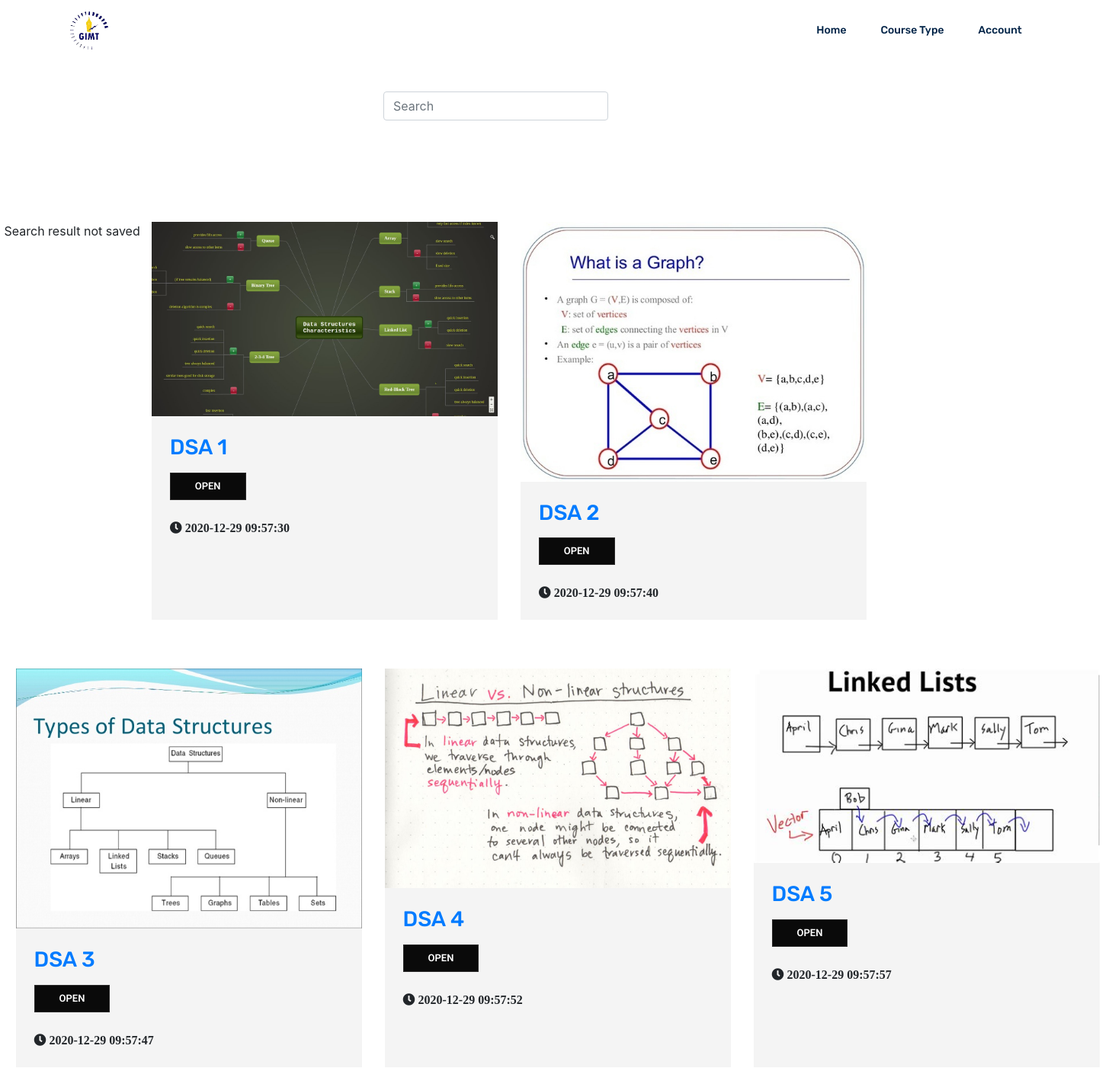
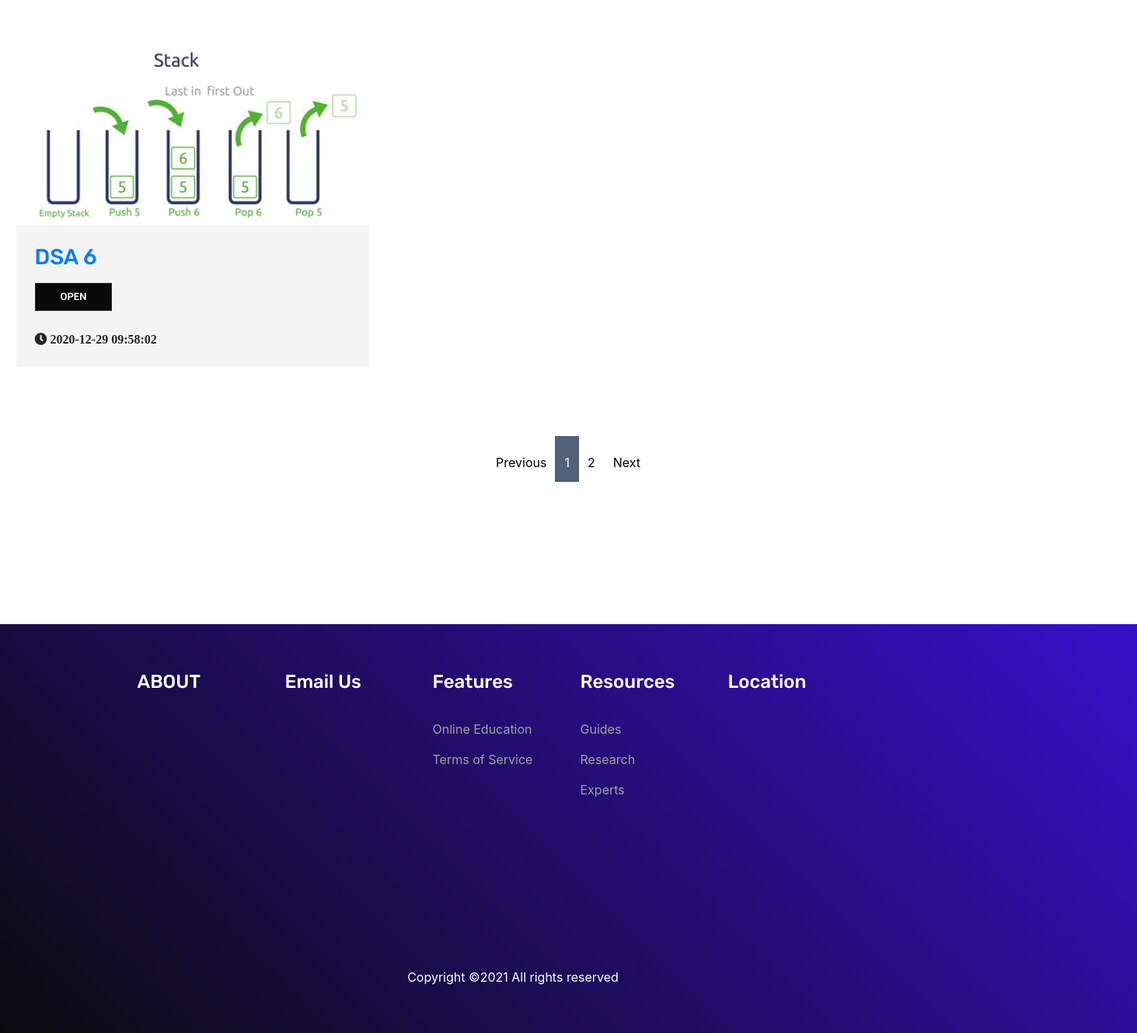
Page /website/image_posts_search2.php on the committed database (2 pictures, top to bottom).
### tables this page shows
CREATE TABLE `image` (
  `image_id` int(10) NOT NULL,
  `image_title` varchar(40) NOT NULL,
  `image_name` varchar(20) NOT NULL,
  `image_content` varchar(500) NOT NULL,
  `image_tags` varchar(100) NOT NULL,
  `image_datetime` datetime NOT NULL DEFAULT current_timestamp(),
  `owner` varchar(100) NOT NULL
);

### website/image_posts_search2.php (the view, shortened to what this page needs)
<?php
include 'includes/header.php';
?>
<?php
include 'includes/navbar.php';
?>
    <section class="course_details_area section_gap">
        <div class="col-lg-3,justify-content-between" id="d_bar">
            <div class="col-lg-4 course_details">
                <form action="image_posts_search.php" method="POST">
                <input type="text" class="form-control" placeholder="Search" name="search">
                </form>
            </div>
        </div>
    </section>
    <div class="tm-page-wrap mx-auto">
        <div class="container-fluid">
            <div id="content" class="mx-auto tm-content-container">
                <main>
                    <div class="row tm-catalog-item-list">
                <?php
                        if(isset($_SESSION['search']))
            {
            $search = $_SESSION['search'];
            }
            else
            {
              echo "Search result not saved";
            }
            $query="SELECT * FROM image where image_tags LIKE '%$search%'";
                        $results_per_page = 6;
                        $result = mysqli_query($con,$query);
                        $number_of_results = mysqli_num_rows($result);
                        $number_of_pages = ceil($number_of_results/$results_per_page);
                        if(!isset($_GET['page']))
                        {
                            $page = 1;
                        }
                        else
                        {
                            $page = $_GET['page'];
                        }
                    $page_starting_limit_number = ( $page - 1 ) * $results_per_page;
                    $query="SELECT * FROM image where image_tags LIKE '%$search%' LIMIT ".$page_starting_limit_number.','.$results_per_page;
                    $result = mysqli_query($con,$query);
                    while($row = mysqli_fetch_array($result)) {
                        $image_id = $row['image_id'];
                        $image_title = $row['image_title'];
                        $image_name = $row['image_name'];
                        $image_datetime = $row['image_datetime'];
                        ?>
                          <div class="col-lg-4 col-md-6 col-sm-12 tm-catalog-item">
                              <div class="position-relative ">
                                  <img src="images/<?php echo $image_name ?>" alt="Image" class="img-fluid tm-catalog-item-img">
                              </div>
                              <div class="p-4 tm-bg-gray tm-catalog-item-description">
                                  <h3 class="tm-text mb-3 tm-catalog-item-title"><a href="image-page.php"> <?php echo $image_title ?> </a></h3>
                                  <a href="image-page.php?p_id=<?php echo $image_id ?>" class="blog_btn">OPEN</a><br/><br/>
                                  <l class="fa fa-clock"> <?php echo $image_datetime ?> </l>
                              </div>
                          </div>
                          <?php } ?>
                      </div>
                  </main>
            <div class="container">
                <nav class="blog-pagination justify-content-center d-flex">
                    <ul class="pagination">
                        <li class="page-item">
                            <?php
                            if(!isset($_GET['page']) || $_GET['page'] == 1 )
                            {
                                $previous_page = 1;
                            }
                            else
                            {
                                $previous_page = $_GET['page'] - 1;
                            }
                            ?>
                        <li class="page-item" ><a href="image_posts_search2.php?page=<?php echo $previous_page?>" class="page-link"> Previous </a></li>
                        <?php
                        for($page = 1; $page<=$number_of_pages; $page++)
                        {
                            if($page == 1 && !isset($_GET['page']))
                            {
                                $isClicked = "active";
                            }
                            else
                            {
                                if(isset($_GET['page']) && $page == $_GET['page'])
                                {
                                    $isClicked = "active";
                                }
                                else
                                {
                                    $isClicked = "";
                                }
                            }
                            ?>
                            <li class="page-item <?php echo "$isClicked" ?>"><a href="image_posts_search2.php?page=<?php echo $page?>" class="page-link"><?php echo $page ?> </a></li>
                            <?php
                        }
                        ?>
                        <?php
                        if(!isset($_GET['page']))
                        {
                            $next_page = 2;
                        }
                        ?>
                        <li class="page-item"><a href="image_posts_search2.php?page=<?php echo $next_page?>" class="page-link"> Next </a></li>
                        </li>
                    </ul>
                </nav>
            </div>
        </div>
    </div>
</div>
<?php
include 'includes/footer.php';
?>

### website/css/style.css (style rules this page uses)
h1, h2, h3, h4, h5, h6 { font-family: "Rubik", sans-serif; font-weight: 500; color: #012c58; }
a { text-decoration: none; transition: all 0.3s ease-in-out; }
.section_gap { padding: 100px 0; }
.blog-pagination { padding-top: 25px; }
.blog-pagination .page-link { border-radius: 0; }
.blog-pagination .page-item { border: none; }
.blog-pagination .pagination { margin-bottom: 108px; }
.page-link { background: transparent; font-weight: 400; }
.blog-pagination .page-item.active .page-link { background: #516179; border-color: transparent; color: #fff; }
.blog-pagination .page-link { position: relative; display: block; padding: 1.5rem 0.75rem; padding-bottom: 15px; margin-left: -1px; line-height: 1.25; color: #000000; border: none; }
.blog-pagination .page-item:last-child .page-link, .blog-pagination .page-item:first-child .page-link { border-radius: 0; }
.blog_btn { border: 1px solid #2b2a2a; background: #0a0a0a; padding: 0px 32px; font-size: 13px; font-weight: 600; font-family: "Roboto", sans-serif; color: #ffffff; line-height: 34px; display: inline-block; }
ul { color: #a2a2a2; }
#d_bar { margin-top: 20px; margin-left: 488px; }
.tm-bg-gray { background-color: #F4F4F4; }
.tm-text { color: #000000; }
.tm-content-container { max-width: 1422px; padding-top: 9px; padding-bottom: 75px; }
.tm-catalog-item { max-width: 540px; display: flex; flex-direction: column; margin-bottom: 64px; }
.tm-catalog-item-description { flex: 1; }

### rows in the picture
image: image_name (picture), image_title "DSA 1", image_datetime "2020-12-29 09:57:30"
image: image_name (picture), image_title "DSA 2", image_datetime "2020-12-29 09:57:40"
image: image_name (picture), image_title "DSA 3", image_datetime "2020-12-29 09:57:47"
image: image_name (picture), image_title "DSA 4", image_datetime "2020-12-29 09:57:52"
image: image_name (picture), image_title "DSA 5", image_datetime "2020-12-29 09:57:57"
image: image_name (picture), image_title "DSA 6", image_datetime "2020-12-29 09:58:02"
